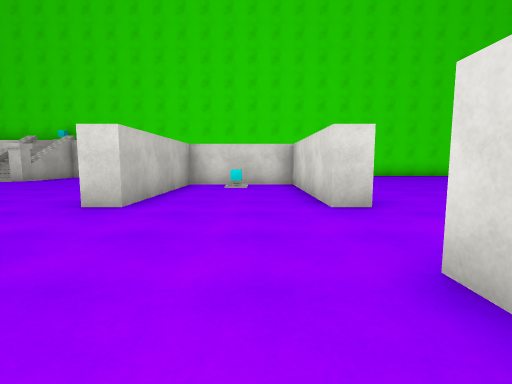
View 1 (above)

18 first-person views from a walk through a scene from a Unity 3-D project. The camera is 1.2 m above the floor, tilts 6° down and sees 85° across. The floor is counted in squares, 2 m on a side. Each view is taken from the middle of a square. On the plan, view 1 faces up. The plan holds only what a view shows up to about 9 squares ahead; the rest is blank. The place goes on beyond the plan. The player is left out. Surface patterns are stand-ins for the level's own textures.

View 2
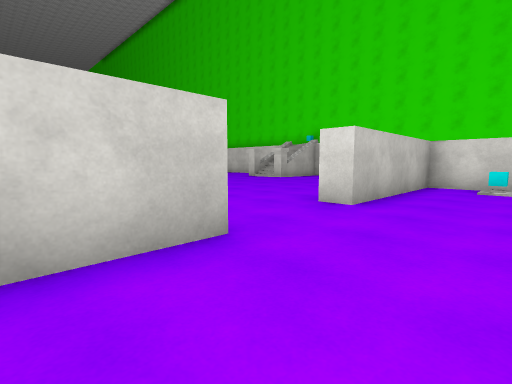

View 3
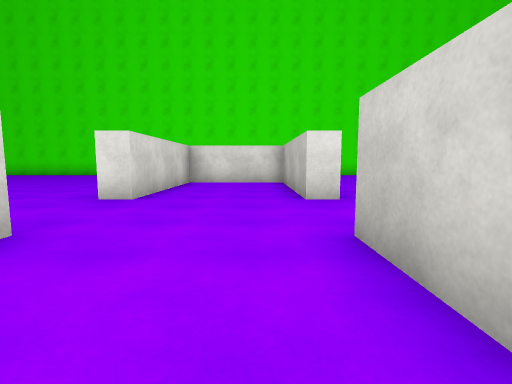

View 4
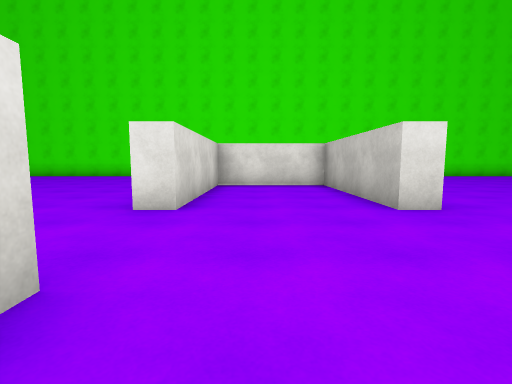

View 5
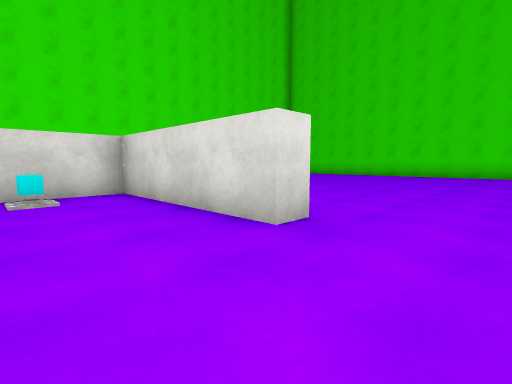

View 6
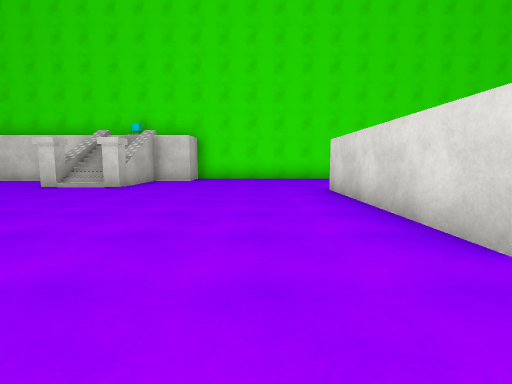

View 7
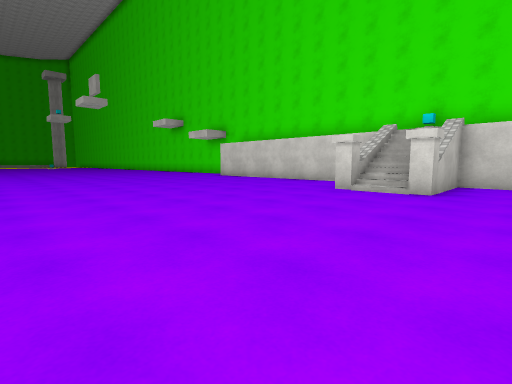

View 8
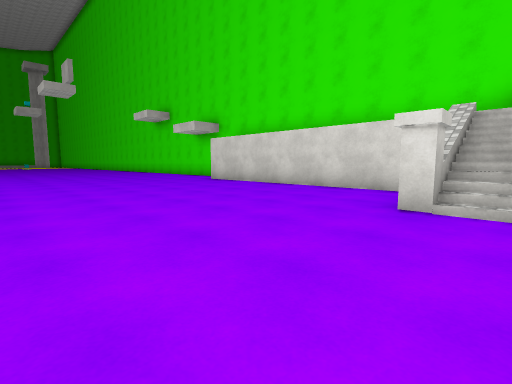

View 9
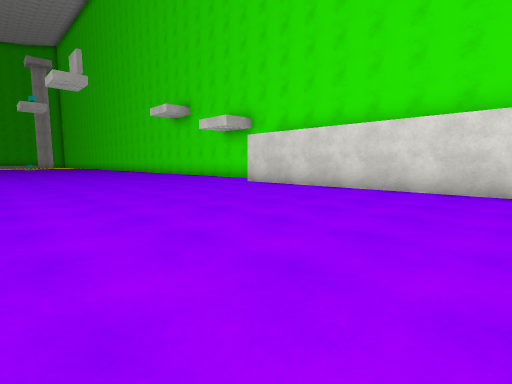

View 10
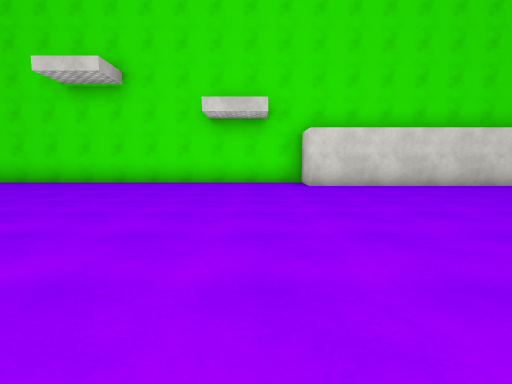

View 11
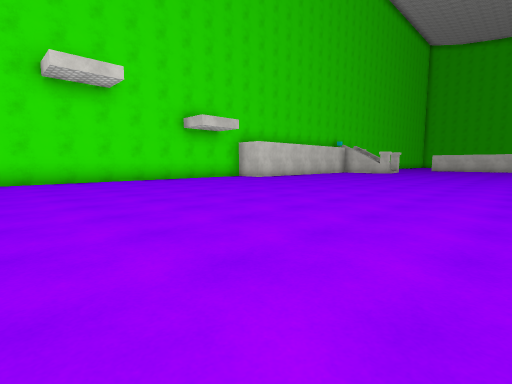

View 12
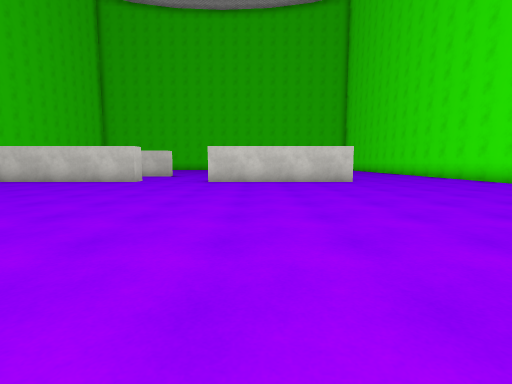

View 13
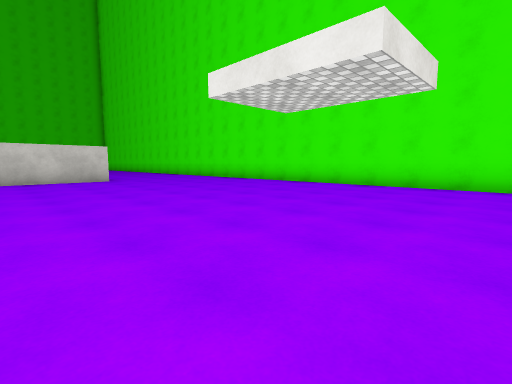

View 14
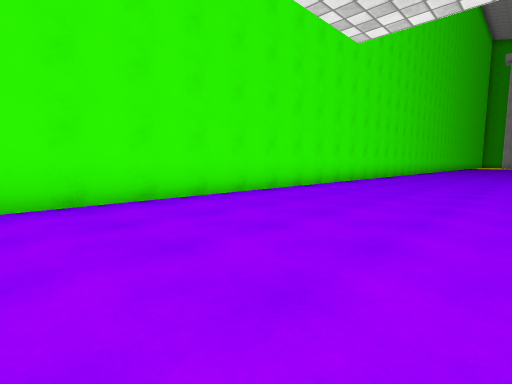

View 15
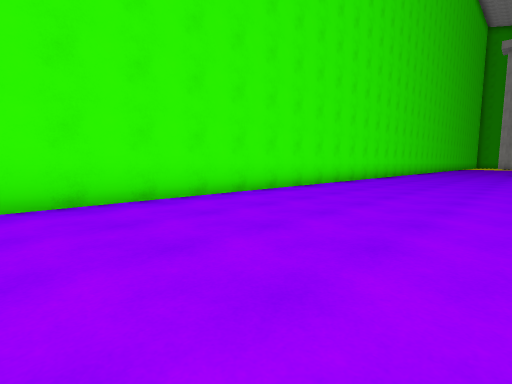

View 16
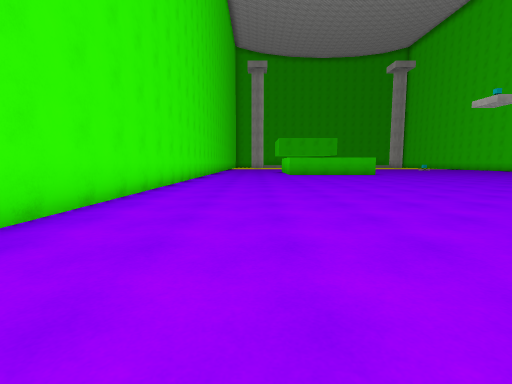

View 17
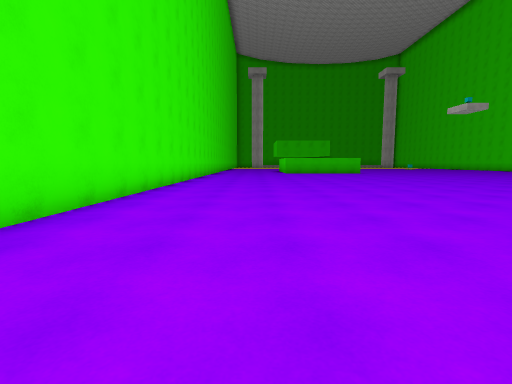

View 18
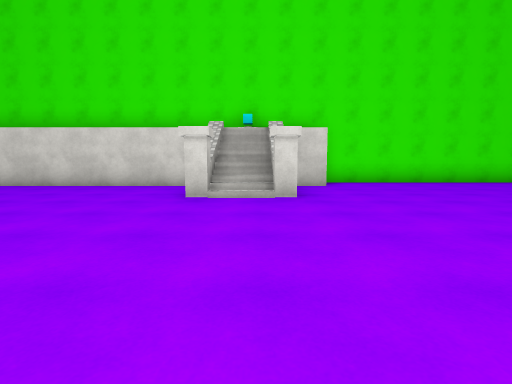

### Floor plan
Points are (right, up) in squares from view 1. A wall is a line through its corners. A room is listed if a view was taken in it or the views show most of it. See-through windows are left out.
Room 1 (views 1, 2, 3, 4, 5)
walls: (-2.4, 1.5) (-1.8, 1.5) (-1.8, -2.4) (1, -2.4) (1, 1.5); (1, 3.7) (1, 7.6) (-1.8, 7.6) (-1.8, 3.7) (-2.4, 3.7)
ways out: opening at (-2, 2.5) to room 2; opening at (1, 2.5)
objects: cyan cube (0, 7)
Room 2 (views 6, 7, 8, 9, 10, 11, 12, 13, 14, 15, 16, 17, 18)
walls: (-2.4, 3.7) (-2.4, 8.2); (-2.4, -3.1) (-2.4, 1.5); (-25, -7.3) (-6.5, -7.3); (-3.4, 12.5) (-25.5, 12.5)
low walls: (-8.8, 10.4) (-8.8, 9.4); (-8.8, 11.1) (-8.8, 10.5)
ways out: opening at (-2, 2.5) to room 1; opening at (-3, -5); opening at (-2.8, 10.5)
objects: block (-9, 9); other object (-8, 12); block (-7, 9)

Where each view was taken, in squares from view 1:
view 1: 0 up, 0 right, facing up
view 2: 0 up, 0 right, facing up-left
view 3: 6 up, 1 left, facing down
view 4: 5 up, 0 right, facing down
view 5: 2 up, 1 left, facing up-right
view 6: 2 up, 4 left, facing up
view 7: 3 up, 6 left, facing up-left
view 8: 5 up, 8 left, facing up-left
view 9: 5 up, 10 left, facing up-left
view 10: 4 up, 18 left, facing up
view 11: 3 up, 25 left, facing up-right
view 12: 0 up, 11 left, facing right
view 13: 0 up, 12 left, facing down-right
view 14: 3 down, 9 left, facing down-left
view 15: 3 down, 13 left, facing down-left
view 16: 5 down, 16 left, facing left
view 17: 5 down, 14 left, facing left
view 18: 4 up, 8 left, facing up
